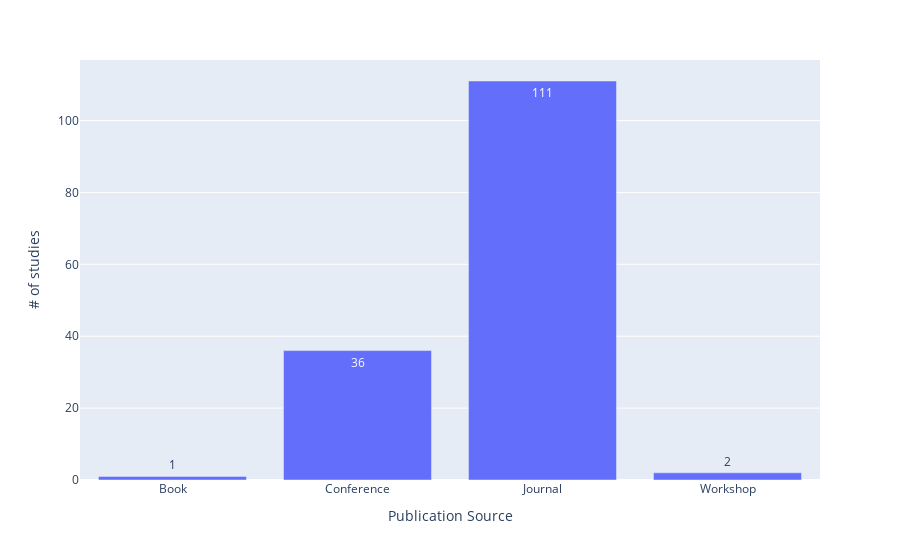

The notebook cell saved with this chart:
### Code cell
df = df_quality.groupby(by=['Publication Source']).size().reset_index(name='# of studies')

fig = px.bar(data_frame = df, x='Publication Source', y='# of studies', text_auto=True)
# fig.write_image('validation_journal.png')
fig.show()

### Figure 1 — Plotly figure (JSON) as saved in the notebook; plotly's stock layout.template omitted (floating-point values rounded to 4 significant figures)
{"data": [{"alignmentgroup": "True", "hovertemplate": "Publication Source=%{x}<br># of studies=%{y}<extra></extra>", "legendgroup": "", "marker": {"color": "#636efa", "pattern": {"shape": ""}}, "name": "", "offsetgroup": "", "orientation": "v", "showlegend": false, "textposition": "auto", "texttemplate": "%{y}", "type": "bar", "x": ["Book", "Conference", "Journal", "Workshop"], "xaxis": "x", "y": [1, 36, 111, 2], "yaxis": "y"}], "layout": {"barmode": "relative", "legend": {"tracegroupgap": 0}, "margin": {"t": 60}, "xaxis": {"anchor": "y", "domain": [0, 1], "title": {"text": "Publication Source"}}, "yaxis": {"anchor": "x", "domain": [0, 1], "title": {"text": "# of studies"}}}}
